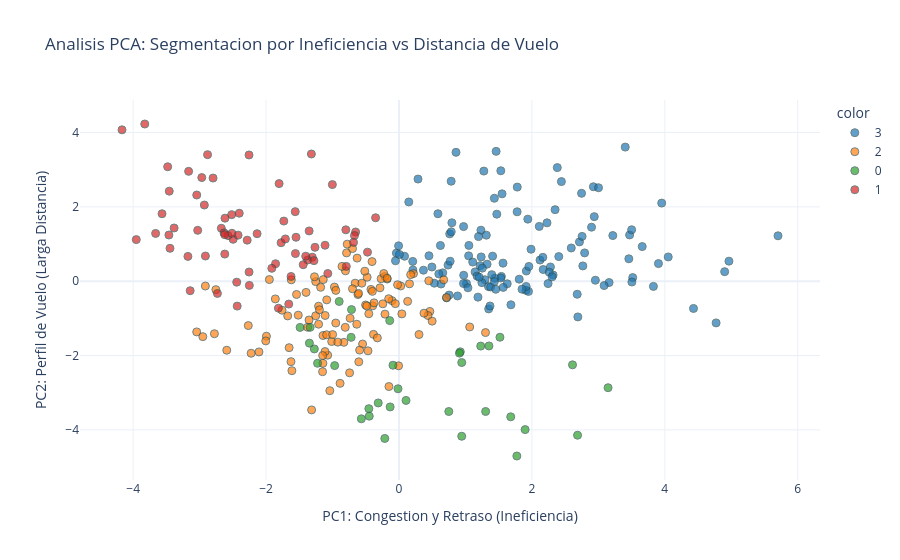

Notebook source saved alongside this figure:
### Code cell
# --- Gráfica de dispersión PCA (Corregida sin errores de estilo) ---
# --- Grafica de dispersion PCA con Labels Reales ---
fig_pca = px.scatter(
    X_pca, 
    x=0, 
    y=1, 
    color=airport_ml['Cluster'],
    # Labels basados en la interpretacion de los loadings
    labels={
        '0': 'PC1: Congestion y Retraso (Ineficiencia)', 
        '1': 'PC2: Perfil de Vuelo (Larga Distancia)'
    },
    title="Analisis PCA: Segmentacion por Ineficiencia vs Distancia de Vuelo",
    hover_name=airport_ml['Origin'],
    template='plotly_white',
    color_discrete_sequence=px.colors.qualitative.D3
)

fig_pca.update_traces(marker=dict(size=8, opacity=0.7, line=dict(width=1, color='DarkSlateGrey')))
fig_pca.show()

# 2. Tu Mapa Final con fondo blanco
fig_map = px.scatter_geo(
    airport_ml, lat='lat', lon='lon', color='Cluster',
    hover_name='Origin', size='flight_volume',
    scope='usa', title=f"Mapa Final: Clústeres (K={k_final} sobre PCA {n_optimo}D)",
    template='plotly_white', 
    color_discrete_sequence=px.colors.qualitative.D3
)
fig_map.update_traces(marker=dict(opacity=0.8, line=dict(width=1, color='black')))
fig_map.show()

### Figure 1 — Plotly figure (JSON) as saved in the notebook; plotly's stock layout.template omitted (floating-point values rounded to 4 significant figures)
{"data": [{"hovertemplate": "<b>%{hovertext}</b><br><br>color=3<br>PC1: Congestion y Retraso (Ineficiencia)=%{x}<br>PC2: Perfil de Vuelo (Larga Distancia)=%{y}<extra></extra>", "hovertext": ["ABE", "ABQ", "ACV", "ACY", "ALB", "ANC", "ATL", "AUS", "AZA", "BDL", "BGR", "BIL", "BLV", "BNA", "BOI", "BOS", "BUF", "BUR", "BWI", "BZN", "CHS", "CLE", "CLT", "CMH", "CVG", "DAL", "DCA", "DEN", "DFW", "DSM", "DTW", "ECP", "ELM", "ELP", "EUG", "EWR", "EYW", "FAI", "FAT", "FCA", "FLL", "GEG", "GFK", "GTF", "HLN", "HNL", "HOU", "HPN", "IAD", "IAH", "IND", "ISP", "JAX", "JFK", "KOA", "LAS", "LAX", "LBE", "LCK", "LGA", "LGB", "LIH", "MAF", "MCI", "MCO", "MDW", "MEM", "MFR", "MHT", "MIA", "MKE", "MRY", "MSO", "MSP", "MSY", "MYR", "OAK", "OGG", "OKC", "OMA", "ONT", "ORD", "ORF", "PAE", "PBI", "PDX", "PGD", "PHL", "PHX", "PIE", "PIT", "PNS", "PSC", "PSP", "PVD", "PVU", "PWM", "RDM", "RDU", "RFD", "RNO", "RSW", "SAN", "SAT", "SAV", "SBA", "SBP", "SCK", "SDF", "SEA", "SFB", "SFO", "SJC", "SLC", "SMF", "SNA", "SRQ", "STL", "STS", "SUN", "SWF", "TPA", "TTN", "TUL", "TUS", "USA", "VPS"], "legendgroup": "3", "marker": {"color": "#1F77B4", "line": {"color": "DarkSlateGrey", "width": 1}, "opacity": 0.7, "size": 8, "symbol": "circle"}, "mode": "markers", "name": "3", "orientation": "v", "showlegend": true, "type": "scatter", "x": [0.6331, 1.237, -0.03871, 3.218, 0.4958, 4.052, 2.691, 2.716, 2.925, 2.122, 0.4514, 0.9738, 1.462, 2.17, 1.91, 2.898, 0.8813, 1.629, 2.793, 0.9722, 1.293, 1.541, 1.326, 1.569, 1.145, 2.405, 1.221, 1.939, 1.472, 0.3683, 1.949, 0.5319, 1.347, 0.6238, 1.379, 1.277, 1.233, 3.904, 1.175, 1.052, 2.747, 1.684, 0.7166, 0.2096, 0.2072, 4.965, 2.766, 0.586, 0.1477, 1.435, 1.914, 1.987, 1.852, 2.382, 4.901, 2.939, 3.953, 3.162, 0.8581, 1.409, 3.087, 4.772, -0.05222, 2.243, 2.349, 3.459, 0.7386, 1.189, 1.016, 2.444, 1.532, 1.048, 0.7634, 2.319, 1.917, 1.248, 3.829, 5.703, 0.77, 1.439, 2.279, 0.7963, 0.7544, 4.432, 2.111, 3.517, 3.002, 0.7865, 2.755, 1.78, 1.456, 0.9712, 1.35, 1.81, 1.254, 1.778, 0.6588, 1.37, 1.396, 3.405, 1.11, 2.227, 3.471, 1.955, 1.037, 1.207, 1.435, 1.197, 0.5997, 3.66, 1.551, 3.501, 3.505, 2.165, 2.955, 2.261, 1.314, 2.304, 2.682, -0.005755, 0.2866, 2.593, 1.532, 0.08408, 1.565, 0.7853, 0.007044], "xaxis": "x", "y": [-0.07559, 0.653, 0.7554, 1.228, 0.3815, 0.6521, -0.9609, 1.057, 2.54, 0.5688, 0.6839, 0.1596, 3.493, 0.3145, -0.2459, 1.453, -0.3966, -0.06915, 0.7615, 1.469, 0.03977, 0.129, 0.4587, -0.1663, 0.2505, 0.6624, 0.4173, 1.67, 1.804, 0.2955, -0.2748, -0.05375, -0.1453, 0.9602, -0.1554, 2.962, 1.372, 0.4735, 0.1382, 0.9623, 2.365, -0.635, -0.4478, 0.3018, 0.5329, 0.5389, 0.4114, 1.815, 2.132, 2.231, -0.1417, 0.8604, -0.2145, 3.056, 0.2569, 1.737, 2.101, -0.03644, 3.467, 0.6744, -0.117, -1.121, 0.5497, -0.06398, 1.925, 0.603, 0.4335, -0.4288, -0.06433, 2.679, 0.08573, 0.6822, 1.273, 0.1666, 0.2739, -0.03841, -0.1392, 1.221, 0.5374, 0.08022, 0.3827, 1.572, -0.3735, -0.733, 1.475, 0.09711, 2.515, 1.33, 1.206, 2.531, -0.2173, -0.06164, -0.7444, 0.05478, 0.3517, 1.867, 0.2241, -0.6669, 0.1765, 3.607, 0.5149, 1.57, 1.244, 0.397, -0.1773, 0.1073, -0.01009, 1.2, 0.1968, 0.9311, 2.35, 1.384, -0.02072, 0.6426, 0.02614, 0.244, 1.238, 0.1175, -0.3516, 0.9511, 2.748, 0.8938, 2.97, 0.6708, 0.4861, 2.689, 0.7209], "yaxis": "y"}, {"hovertemplate": "<b>%{hovertext}</b><br><br>color=2<br>PC1: Congestion y Retraso (Ineficiencia)=%{x}<br>PC2: Perfil de Vuelo (Larga Distancia)=%{y}<extra></extra>", "hovertext": ["ABI", "ABR", "ACT", "AEX", "AGS", "ALO", "ATW", "AVL", "AVP", "AZO", "BHM", "BMI", "BPT", "BTM", "BTR", "BTV", "CAE", "CAK", "CGI", "CHA", "CHO", "CID", "CLL", "CMI", "COS", "CRP", "CRW", "CSG", "CWA", "DAB", "DAY", "DBQ", "DLH", "DRT", "EAU", "ERI", "EVV", "EWN", "FAY", "FLO", "FNT", "FSM", "FWA", "GCK", "GGG", "GJT", "GNV", "GPT", "GRB", "GRI", "GRK", "GRR", "GSO", "GSP", "HHH", "HSV", "HTS", "HYS", "ICT", "ILM", "ITH", "JAN", "LAN", "LAW", "LBL", "LCH", "LEX", "LFT", "LIT", "LSE", "LYH", "MBS", "MCW", "MDT", "MGM", "MHK", "MKG", "MLI", "MLU", "MOB", "MOT", "MSN", "OAJ", "PAH", "PGV", "PHF", "PIA", "RAP", "RIC", "ROA", "ROC", "RST", "SBN", "SBY", "SCE", "SGF", "SHV", "SJT", "SPI", "SPS", "SUX", "SWO", "SYR", "TLH", "TOL", "TRI", "TVC", "TXK", "TYR", "TYS", "VEL", "XNA"], "legendgroup": "2", "marker": {"color": "#FF7F0E", "line": {"color": "DarkSlateGrey", "width": 1}, "opacity": 0.7, "size": 8, "symbol": "circle"}, "mode": "markers", "name": "2", "orientation": "v", "showlegend": true, "type": "scatter", "x": [-2.268, -1.516, -1.041, -0.735, -0.4659, -0.1509, -1.087, -0.8049, 0.02619, -2.225, 0.7147, -0.1046, -1.143, -0.9712, -0.4218, -0.1779, -0.3831, -0.5024, -1.675, -0.3255, -0.6348, -0.2126, -1.374, -0.6043, -0.7886, -0.659, -1.253, -1.149, -1.994, 1.302, -0.3958, -1.315, -1.088, -1.073, -2.755, -1.398, -1.354, -0.2105, -0.6175, -3.044, -0.4051, -1.253, -0.4791, -1.012, -1.653, -0.5144, 0.4649, -0.4846, -0.005704, -0.2683, -1.86, 0.2185, -0.4538, -0.0553, -0.8571, 0.1303, -1.179, -0.8084, 0.1759, 0.4369, -0.9982, 0.4992, -2.106, -2.777, -0.1548, -1.541, -0.2427, -1.139, 0.1583, -1.113, -2.005, -1.625, -2.913, -0.4006, -0.5477, -1.21, -1.759, -0.5591, -0.5918, -0.3754, -0.02067, 0.3764, 0.3014, -1.197, -2.951, -0.9511, -0.6989, -0.7789, 0.4483, -1.111, 0.04307, -1.148, -0.2859, -1.145, -1.209, -0.6296, -0.6081, -0.8295, -1.271, -2.591, -1.62, -0.8862, -0.2286, 1.064, -0.6995, -0.9204, -0.9501, -0.7429, -1.611, -0.1776, -1.95, 0.6731], "xaxis": "x", "y": [-1.193, -0.9133, -2.945, -0.9961, -1.873, -2.833, -0.5019, 0.2779, -0.1286, -1.938, -0.4391, -0.5225, -1.461, -0.1573, -0.2204, 0.05779, -1.43, -0.639, -0.9333, -1.525, -1.157, 0.1252, -1.239, -2.168, 0.7608, -0.05267, -0.0115, -2.435, -1.479, -1.381, -0.6632, -3.463, -1.441, -1.99, -0.227, -0.3011, -1.044, -0.8857, -0.3591, -1.364, 0.528, -0.93, 0.1069, -1.622, -1.788, 0.2697, -0.813, -0.6653, -2.276, 0.06642, -0.4762, 0.206, -0.8749, -0.6038, 0.3988, -0.5425, -0.1639, -1.241, 0.1762, -0.9234, -1.436, -1.074, -1.902, -1.413, -0.4715, -0.3566, -0.6091, 0.04435, -0.0705, -1.892, -1.605, -2.163, -0.1299, -0.2736, -1.689, -0.6714, -0.7807, -0.05321, -1.853, -0.5821, -0.09475, -0.8602, -1.434, -0.768, -1.491, -1.124, 0.8775, 0.9964, 0.01132, -0.9221, -0.879, -2.0, -0.1785, -2.209, -1.157, 0.6214, -0.3286, -1.645, 0.1199, -1.857, 0.03647, -2.748, 0.2071, -1.231, -0.2033, -1.639, -0.2473, -2.465, -2.407, 0.07973, 0.04462, 0.03794], "yaxis": "y"}, {"hovertemplate": "<b>%{hovertext}</b><br><br>color=0<br>PC1: Congestion y Retraso (Ineficiencia)=%{x}<br>PC2: Perfil de Vuelo (Larga Distancia)=%{y}<extra></extra>", "hovertext": ["ABY", "ADQ", "ALW", "APN", "ART", "BET", "BJI", "BLI", "BQK", "BRD", "CDV", "DHN", "EAT", "GTR", "HIB", "IMT", "ITO", "JNU", "KTN", "MLB", "OME", "OTZ", "PIH", "PSG", "PUW", "RDD", "RHI", "SIT", "TWF", "VCT", "VLD", "WRG", "YAK", "YKM"], "legendgroup": "0", "marker": {"color": "#2CA02C", "line": {"color": "DarkSlateGrey", "width": 1}, "opacity": 0.7, "size": 8, "symbol": "circle"}, "mode": "markers", "name": "0", "orientation": "v", "showlegend": true, "type": "scatter", "x": [-0.4533, 0.7499, 1.898, 0.9229, -1.273, 2.612, -1.337, 1.519, -0.9678, -1.225, -0.1329, -0.4474, 0.9441, -0.3121, -1.488, -0.139, 2.687, 1.23, 0.9098, 1.354, 1.304, 3.146, -0.09011, -0.5662, 1.682, -0.8997, -0.7202, 0.9442, -0.7142, -1.348, -0.01443, -0.2135, 0.106, 1.774], "xaxis": "x", "y": [-3.428, -3.505, -3.992, -1.899, -1.823, -2.25, -1.242, -1.508, -2.27, -2.207, -3.382, -3.63, -4.171, -3.275, -1.243, -1.06, -4.143, -1.745, -1.935, -1.742, -3.504, -2.865, -2.26, -3.702, -3.648, -0.5451, -1.51, -2.187, -0.7632, -1.666, -2.894, -4.23, -3.208, -4.702], "yaxis": "y"}, {"hovertemplate": "<b>%{hovertext}</b><br><br>color=1<br>PC1: Congestion y Retraso (Ineficiencia)=%{x}<br>PC2: Perfil de Vuelo (Larga Distancia)=%{y}<extra></extra>", "hovertext": ["ACK", "ALS", "AMA", "ASE", "ATY", "BFF", "BFL", "BIS", "BRO", "CDC", "CIU", "CKB", "CMX", "CNY", "COD", "COU", "CPR", "DDC", "DEC", "DIK", "DRO", "DVL", "EAR", "EGE", "EKO", "ESC", "FAR", "FLG", "FSD", "GCC", "GUC", "HDN", "HRL", "IDA", "INL", "JAC", "JLN", "JMS", "JST", "LAR", "LBB", "LBF", "LNK", "LRD", "LWB", "LWS", "MEI", "MFE", "MQT", "MTJ", "MVY", "OGS", "PBG", "PIB", "PIR", "PLN", "PQI", "PRC", "PUB", "RIW", "RKS", "ROW", "SAF", "SGU", "SHD", "SHR", "SLN", "XWA", "YUM"], "legendgroup": "1", "marker": {"color": "#D62728", "line": {"color": "DarkSlateGrey", "width": 1}, "opacity": 0.7, "size": 8, "symbol": "circle"}, "mode": "markers", "name": "1", "orientation": "v", "showlegend": true, "type": "scatter", "x": [-1.352, -3.445, -1.112, -2.88, -2.929, -3.953, -0.3519, -0.4738, -1.305, -2.441, -1.624, -2.135, -3.383, -3.662, -3.48, -3.043, -2.495, -2.621, -2.434, -3.825, -2.517, -3.457, -2.673, -1.002, -1.814, -1.857, -0.6524, -2.967, -0.7997, -3.565, -4.168, -1.774, -0.7922, -0.67, -2.632, -1.804, -3.029, -1.561, -2.252, -3.142, -1.549, -3.176, -2.618, -1.374, -1.558, -1.403, -1.441, -0.6837, -1.913, -1.733, -1.264, -2.797, -1.318, -2.572, -2.284, -1.659, -2.256, -1.28, -2.732, -2.913, -3.462, -2.421, -2.403, -1.071, -2.256, -2.622, -2.514, -3.165, -1.709], "xaxis": "x", "y": [1.353, 0.8848, 0.9673, 3.404, 2.049, 1.119, 1.707, 0.7819, 0.6456, -0.02563, 0.1273, 1.278, 1.432, 1.285, 3.079, 2.319, 1.127, 0.7294, -0.6703, 4.229, 1.79, 2.422, 1.424, 2.598, -0.7261, 0.4701, 1.324, 2.788, 1.382, 1.815, 4.072, 1.035, 0.3983, 1.228, 1.3, 2.626, 1.368, 1.871, -0.1124, -0.2558, 1.182, 0.6674, 1.696, 0.5708, 0.7431, 0.6728, 0.444, 1.044, 0.346, 1.618, 0.912, 2.775, 3.422, 1.227, 1.104, -0.6151, 3.396, 0.5527, -0.3289, 0.6775, 1.243, 1.239, 1.829, 0.2067, 0.2466, 1.253, 1.289, 2.955, 1.137], "yaxis": "y"}], "layout": {"legend": {"title": {"text": "color"}, "tracegroupgap": 0}, "title": {"text": "Analisis PCA: Segmentacion por Ineficiencia vs Distancia de Vuelo"}, "xaxis": {"anchor": "y", "domain": [0, 1], "title": {"text": "PC1: Congestion y Retraso (Ineficiencia)"}}, "yaxis": {"anchor": "x", "domain": [0, 1], "title": {"text": "PC2: Perfil de Vuelo (Larga Distancia)"}}}}
